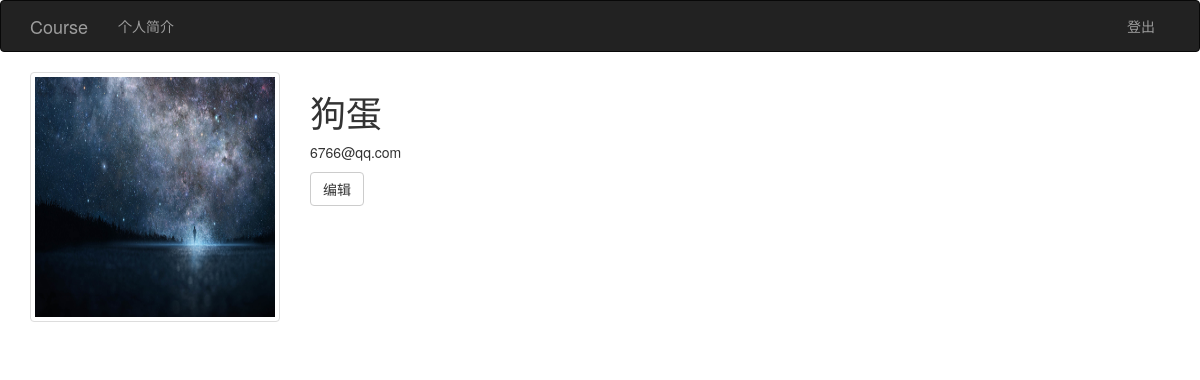
Before: /user_profile/11111111 (signed in) with the older database file.
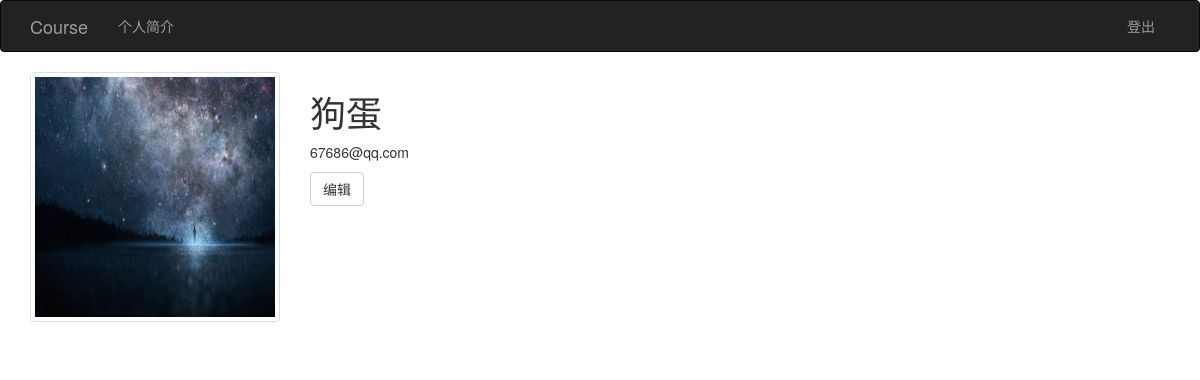
After: the same page with the newer database file.
### app/models.py (models this page shows, shortened)
class User(UserMixin, db.Model):
    __tablename__ = 'users'
    id = db.Column(db.Integer, primary_key=True)
    name = db.Column(db.String(64), unique=True, index=True)
    password = db.Column(db.String(64))
    email = db.Column(db.String(64), nullable=True)

### app/main/views.py (the view)
@main.route('/user_profile/<id>')
def user_profile(id):
    if not current_user.is_authenticated or current_user.id != int(id):
        flash('请先登录')
        return redirect('/login')
    head = '/static/heads/default.jpg'
    f = [f for f in os.listdir('app/static/heads') \
               if f.startswith(str(current_user.id))]
    if len(f) != 0:
        head = os.path.join('/static/heads', f[0])
    return render_template('user_profile.html', user=current_user, head=head)

### app/models.py (called while the page is built)
@loginManager.user_loader
def load_user(user_id):
    return User.query.get(int(user_id))

### app/templates/user_profile.html
{% extends "base.html" %}
{% import "bootstrap/wtf.html" as wtf %}
{% block page_content %}
<img class="img-rounded thumbnail" width="250" height="250" src="{{ head }}" />
<div class="profile-header">
    <h1> {{ user.name }} </h1>
    <p> {{ user.email }} </p>
    <a class="btn btn-default" href="{{ url_for('main.edit_profile') }}">编辑</a>
</div>
{% endblock %}

### app/templates/base.html (shortened to what this page needs)
{% extends "bootstrap/base.html" %}
{% block head %}
{{ super() }}
<link rel="stylesheet" href="{{ url_for('static', filename='css/styles.css') }}" type="text/css">
{% endblock %}
{% block navbar %}
<div class="navbar navbar-inverse" role="navigation">
    <div class="container">
        <div class="navbar-header">
            <a class="navbar-brand" href="/">Course</a>
        </div>
        <div class="navbar-collapse collapse">
            <ul class="nav navbar-nav">
                {% if current_user.is_authenticated %}
                <li>
                    <a href="{{ url_for('main.user_profile', id=current_user.id) }}">
                        个人简介
                    </a>
                </li>
                {% endif %}
            </ul>
            <ul class="nav navbar-nav navbar-right">
                {% if current_user.is_authenticated %}
                <li>
                    <a href="{{ url_for('main.logout') }}">
                        登出
                    </a>
                </li>
                {% endif %}
            </ul>
        </div>
    </div>
</div>
{% endblock %}
{% block content %}
<div class="container">
    {% block page_content %}{% endblock %}
</div>
{% endblock %}

### app/static/css/styles.css (style rules this page uses)
.thumbnail { position: absolute; }
.profile-header { min-height: 260px; margin-left: 280px; }

Changed rows visible on the page:
changed User "狗蛋": email "6766@qq.com" → "67686@qq.com"
